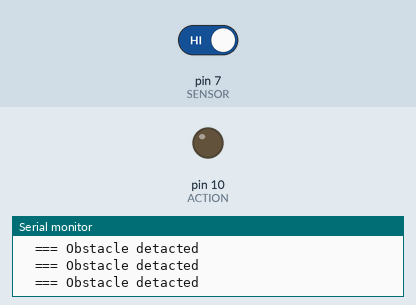
This sketch was run on a simulated Arduino Uno, built with avr-gcc and run on an emulated ATmega328P. Parts: output pins drawn as LEDs (lit = HIGH), the last lines printed to the serial monitor. The test bench sets the inputs (shaded band); at power-on: pin 7 (SENSOR) HIGH.

Above: at 2.8 s.
2.9 s: pin 7 (SENSOR) driven LOW
At 3.7 s:
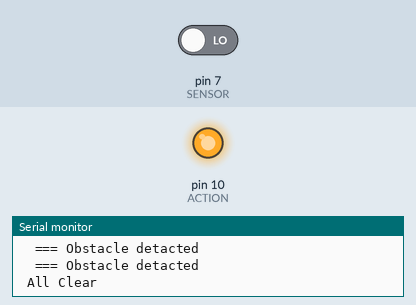
4.5 s: pin 7 (SENSOR) driven HIGH
At 6.4 s:
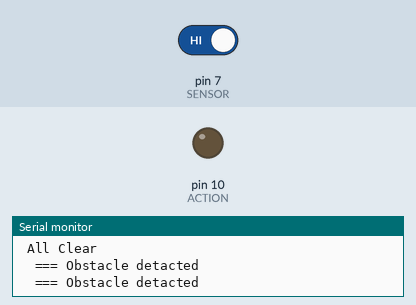
Timing chart, 0 to 7.9 s (numbered marks = the images above; inputs shaded):
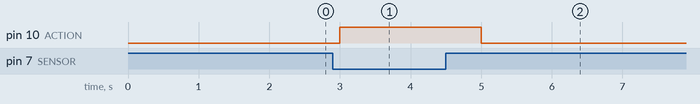

The sketch:

E18-D80NK_Obstacle_Sensor.ino
```cpp
#define SENSOR 7 // define pint 7 for sensor
#define ACTION 10 // define pin 10 as for ACTION


void setup() {
  Serial.begin(9600);// setup Serial Monitor to display information
  pinMode(SENSOR, INPUT_PULLUP);// define pin as Input  sensor
  pinMode(ACTION, OUTPUT);// define pin as OUTPUT for ACTION
}

void loop() {
  int L =digitalRead(SENSOR);// read the sensor

      if(L == 0){
    Serial.println(" All Clear");
    digitalWrite(ACTION,HIGH);// send singal

     }else{

     Serial.println("  === Obstacle detacted");
     digitalWrite(ACTION,LOW);// turn the relay OFF
     }
  delay(1000);

}
```

Measured:
- after the input at 2.9 s, pin 10 (ACTION): LOW → HIGH after 0.10 s
- after the input at 4.5 s, pin 10 (ACTION): HIGH → LOW after 0.50 s
